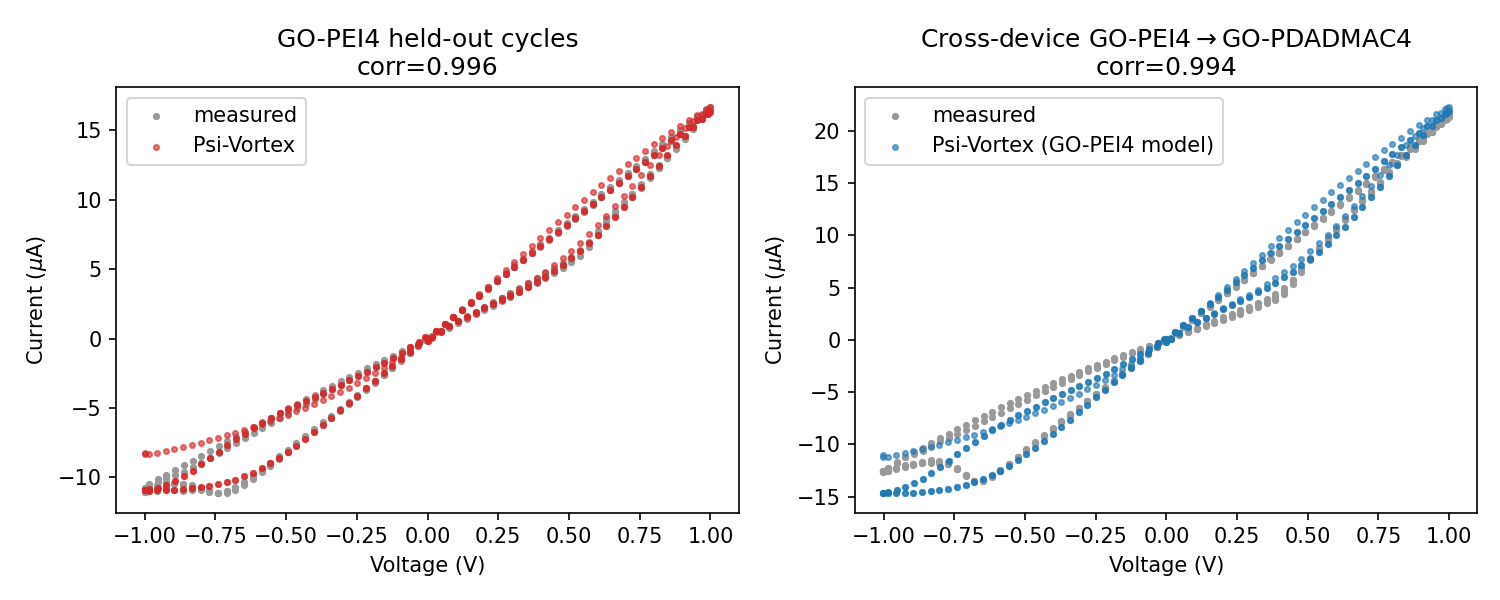

Recreate this plot in Python.
"""Independent real-data validation of Psi-Vortex compact-model extraction.

Dataset: Szuwarzynski et al. (2026), figshare doi:10.6084/m9.figshare.31407306 --
real measured GO-polyelectrolyte memristor I-V sweeps (loaded via data_go_pe.py).

Four sub-experiments, all reusing the framework's own teacher/student, physics-aware
init, and training settings from 08_end_to_end_pipeline.py (no re-implementation):

  (A) Held-out-cycle fidelity per device (multi-seed, equal protocol).
  (B) Cross-device transfer matrix (train on one material, test held-out cycles of
      every material).
  (C) Cross-sweep-rate generalization (train at 400 mV/s, test at slower rates) --
      probes whether the model captures rate-dependent dynamics.
  (D) Verilog-A round-trip fidelity on real data (full EndToEndPipeline -> .va),
      the measured-data analog of the synthetic P6 experiment.

Scope guard: this validates compact-model extraction + dynamic fidelity on real
data only. It carries NO thermal-coupling ground truth; the 3D thermal-crosstalk
alpha-recovery remains an explicitly synthetic proof-of-concept.

Fidelity metrics: Pearson correlation (scale-invariant) and range-normalized RMSE
(NRMSE). The current scale (uA) is reported so physical RMSE can be recovered.
"""
import contextlib
import io
import importlib.util
import os

import matplotlib
matplotlib.use("Agg")
import matplotlib.pyplot as plt
import numpy as np
import pandas as pd
import torch

from data_go_pe import load_iv_sheet, make_split, to_tensors

HERE = os.path.dirname(os.path.abspath(__file__))

# NOTE: in the source dataset the GO-PDADMAC3 and GO-PDADMAC4 I-V workbooks carry
# identical numeric content (verified bit-identical across sheets), so only one
# PDADMAC representative is used -> three genuinely distinct measured datasets.
DEVICES = ["GO-PDADMAC4", "GO-PEI3", "GO-PEI4"]
SHEET = "1p0_400mvs"                       # +/-1.0 V, 400 mV/s
RATE_SHEETS = ["1p0_400mvs", "1p0_200mvs", "1p0_100mvs", "1p0_50mvs"]
SEEDS = [0, 1, 2]


@contextlib.contextmanager
def silence():
    """Suppress the framework's chatty stdout during training / pipeline runs."""
    with contextlib.redirect_stdout(io.StringIO()):
        yield


def _load_pipeline_module():
    spec = importlib.util.spec_from_file_location(
        "e2e", os.path.join(HERE, "08_end_to_end_pipeline.py")
    )
    mod = importlib.util.module_from_spec(spec)
    spec.loader.exec_module(mod)
    return mod


def corr(a, b):
    return float(np.corrcoef(a.ravel(), b.ravel())[0, 1])


def nrmse(pred, tgt):
    rng = float(tgt.max() - tgt.min())
    return float(np.sqrt(np.mean((pred - tgt) ** 2)) / (rng + 1e-12))


def train_teacher(mod, V, t, I, epochs=500, lr=0.005, seed=0):
    torch.manual_seed(seed)
    np.random.seed(seed)
    teacher = mod.PSI_xLSTM_Teacher(
        input_size=2, hidden_size=64, output_size=1, memory_size=32
    )
    with silence():
        mod.apply_auto_vortex_init(teacher, V.flatten(), I.flatten(), verbose=False)
    opt = torch.optim.Adam(teacher.parameters(), lr=lr)
    lf = torch.nn.MSELoss()
    for _ in range(epochs):
        opt.zero_grad()
        pred, _ = teacher(V, t)
        loss = lf(pred, I)
        loss.backward()
        torch.nn.utils.clip_grad_norm_(teacher.parameters(), 1.0)
        opt.step()
    return teacher


@torch.no_grad()
def predict(model, V, t):
    model.eval()
    dev = next(model.parameters()).device
    pred, _ = model(V.to(dev), t.to(dev))
    return pred.cpu().numpy()


def main():
    mod = _load_pipeline_module()
    splits = {d: make_split(d, SHEET) for d in DEVICES}

    # ---- (A) Held-out fidelity per device (multi-seed) -------------------
    print("\n[A] HELD-OUT-CYCLE FIDELITY (per device, %d seeds)" % len(SEEDS))
    dev_rows, models = [], {}
    for d in DEVICES:
        Vtr, ttr, Itr = splits[d]["train"]
        Vte, tte, Ite = splits[d]["test"]
        cs, ns = [], []
        for s in SEEDS:
            m = train_teacher(mod, Vtr, ttr, Itr, seed=s)
            p = predict(m, Vte, tte)
            cs.append(corr(p, Ite.numpy()))
            ns.append(nrmse(p, Ite.numpy()))
            if s == 0:
                models[d] = m
        dev_rows.append({
            "device": d,
            "holdout_corr_mean": np.mean(cs), "holdout_corr_std": np.std(cs),
            "holdout_nrmse_mean": np.mean(ns), "holdout_nrmse_std": np.std(ns),
            "i_scale_uA": splits[d]["i_scale"],
        })
        print(f"    {d:12s} corr {np.mean(cs):.4f}+/-{np.std(cs):.4f}   "
              f"NRMSE {np.mean(ns):.4f}+/-{np.std(ns):.4f}")
    df_dev = pd.DataFrame(dev_rows)

    # ---- (B) Cross-device transfer matrix -------------------------------
    print("\n[B] CROSS-DEVICE TRANSFER  (row = trained on, col = held-out of)")
    n = len(DEVICES)
    cmat = np.zeros((n, n))
    nmat = np.zeros((n, n))
    for i, dx in enumerate(DEVICES):
        for j, dy in enumerate(DEVICES):
            Vte, tte, Ite = splits[dy]["test"]
            p = predict(models[dx], Vte, tte)
            cmat[i, j] = corr(p, Ite.numpy())
            nmat[i, j] = nrmse(p, Ite.numpy())
    df_mat = pd.DataFrame(cmat, index=DEVICES, columns=DEVICES)
    print(df_mat.round(4).to_string())
    n_other = max(1, len(DEVICES) - 1)
    cross_avg = {d: (cmat[i].sum() - cmat[i, i]) / n_other for i, d in enumerate(DEVICES)}

    # ---- (C) Cross-sweep-rate generalization ----------------------------
    print("\n[C] CROSS-SWEEP-RATE  (model = GO-PEI4 @ 400 mV/s, applied to slower)")
    ref = models["GO-PEI4"]
    rate_rows = []
    for rs in RATE_SHEETS:
        df = load_iv_sheet("GO-PEI4", rs)
        v = float(np.abs(df["V"].values).max())
        ic = float(np.abs(df["I"].values).max())
        V, t, I = to_tensors(df, sorted(df["cycle"].unique()), v, ic)
        p = predict(ref, V, t)
        rate_rows.append({"rate_sheet": rs, "corr": corr(p, I.numpy()),
                          "nrmse": nrmse(p, I.numpy()), "i_scale_uA": ic})
        tag = "  (train rate)" if rs == SHEET else ""
        print(f"    {rs:12s} corr {corr(p, I.numpy()):.4f}  NRMSE {nrmse(p, I.numpy()):.4f}{tag}")
    df_rate = pd.DataFrame(rate_rows)

    # ---- (D) Verilog-A round-trip fidelity on real data -----------------
    print("\n[D] VERILOG-A ROUND-TRIP (full EndToEndPipeline on GO-PEI4 real data)")
    Vtr, ttr, Itr = splits["GO-PEI4"]["train"]
    Vte, tte, Ite = splits["GO-PEI4"]["test"]
    va_path = os.path.join(HERE, "psi_vortex_GO-PEI4_real.va")
    with silence():
        pipe = mod.EndToEndPipeline()
        res = pipe.run(Vtr, ttr, Itr, output_va_file=va_path)
    student = res["student"]
    p = predict(student, Vte, tte)
    va_corr, va_nrmse = corr(p, Ite.numpy()), nrmse(p, Ite.numpy())
    comp = res["metrics"]["stage4"]["compression_ratio"]
    sym = res["metrics"]["stage1"]["symmetry_type"]
    print(f"    detected symmetry={sym}  compression={comp:.1f}%")
    print(f"    compact-student held-out  corr {va_corr:.4f}  NRMSE {va_nrmse:.4f}")
    print(f"    Verilog-A written to {os.path.basename(va_path)}")

    # ---- Save tables ----------------------------------------------------
    df_dev["cross_device_corr_avg"] = [cross_avg[d] for d in df_dev["device"]]
    df_dev.to_csv(os.path.join(HERE, "r1_real_data_results.csv"), index=False)
    df_mat.to_csv(os.path.join(HERE, "r1_cross_device_matrix.csv"))
    df_rate.to_csv(os.path.join(HERE, "r1_cross_rate_results.csv"), index=False)

    with open(os.path.join(HERE, "r1_real_data_validation.tex"), "w") as f:
        f.write("\\begin{tabular}{lcccc}\n\\toprule\n")
        f.write("Device & Held-out corr & Held-out NRMSE & Cross-device corr & $I$ scale ($\\mu$A) \\\\\n")
        f.write("\\midrule\n")
        for _, r in df_dev.iterrows():
            f.write(f"{r['device']} & {r['holdout_corr_mean']:.4f}$\\pm${r['holdout_corr_std']:.4f} "
                    f"& {r['holdout_nrmse_mean']:.4f}$\\pm${r['holdout_nrmse_std']:.4f} "
                    f"& {r['cross_device_corr_avg']:.4f} & {r['i_scale_uA']:.1f} \\\\\n")
        f.write("\\bottomrule\n\\end{tabular}\n")

    # ---- Figure: measured vs predicted I-V loops (held-out, cross-device)
    fig, ax = plt.subplots(1, 2, figsize=(10, 4))
    # held-out, GO-PEI4
    s = splits["GO-PEI4"]
    Vte, tte, Ite = s["test"]
    p = predict(models["GO-PEI4"], Vte, tte)
    ax[0].scatter(Vte.numpy() * s["v_scale"], Ite.numpy() * s["i_scale"],
                  s=6, c="0.6", label="measured")
    ax[0].scatter(Vte.numpy() * s["v_scale"], p * s["i_scale"],
                  s=6, c="C3", alpha=0.6, label="Psi-Vortex")
    ax[0].set_title(f"GO-PEI4 held-out cycles\ncorr={corr(p, Ite.numpy()):.3f}")
    ax[0].set_xlabel("Voltage (V)"); ax[0].set_ylabel("Current ($\\mu$A)"); ax[0].legend()
    # cross-device, GO-PEI4 -> GO-PDADMAC4
    s2 = splits["GO-PDADMAC4"]
    Vte2, tte2, Ite2 = s2["test"]
    p2 = predict(models["GO-PEI4"], Vte2, tte2)
    ax[1].scatter(Vte2.numpy() * s2["v_scale"], Ite2.numpy() * s2["i_scale"],
                  s=6, c="0.6", label="measured")
    ax[1].scatter(Vte2.numpy() * s2["v_scale"], p2 * s2["i_scale"],
                  s=6, c="C0", alpha=0.6, label="Psi-Vortex (GO-PEI4 model)")
    ax[1].set_title(f"Cross-device GO-PEI4$\\rightarrow$GO-PDADMAC4\ncorr={corr(p2, Ite2.numpy()):.3f}")
    ax[1].set_xlabel("Voltage (V)"); ax[1].set_ylabel("Current ($\\mu$A)"); ax[1].legend()
    fig.tight_layout()
    fig.savefig(os.path.join(HERE, "r1_real_data_validation.png"), dpi=150)
    print("\nSaved: r1_real_data_results.csv, r1_cross_device_matrix.csv, "
          "r1_cross_rate_results.csv, r1_real_data_validation.tex, "
          "r1_real_data_validation.png")


if __name__ == "__main__":
    main()
